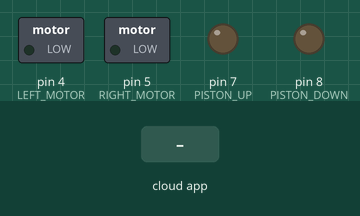
This sketch was run on a simulated Arduino Uno, built with avr-gcc and run on an emulated ATmega328P. Parts: switched loads named in the sketch (green lamp = pin HIGH), output pins drawn as LEDs (lit = HIGH). The test bench sets the inputs (shaded band). The ROS host is connected and sends only what is stated.

Above: at 1.2 s.
1.3 s: the phone or cloud app sets motor_control to 10
At 1.8 s:
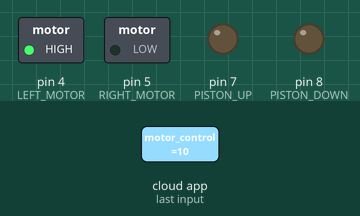
2.8 s: the phone or cloud app sets motor_control to 01
At 4.0 s:
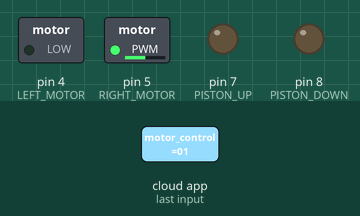
4.3 s: the phone or cloud app sets motor_control to 11
At 5.3 s:
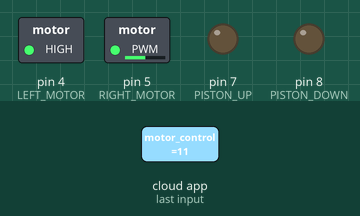
Timing chart, 0 to 7.3 s (numbered marks = the images above; inputs shaded):
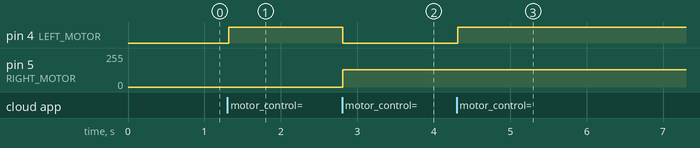

The sketch:

arduino_scripts.ino
```cpp
#include <ros.h>
#include <std_msgs/String.h>


#define LEFT_MOTOR 4  // Pin 4 (PWM)
#define RIGHT_MOTOR 5 // Pin 5 (PWM)
#define LEFT_POS 0 // left encoder
#define RIGHT_POS 0 // right encoder
#define DRILL 6 // Pin 6 (PWM)
#define PISTON_UP 7 // Pin 7 (PWM)
#define PISTON_DOWN 8 // Pin 8 (PWM)

// PWM values for different speeds
#define SPEED_STOP 0
#define SPEED_MID 128
#define SPEED_TOP 255


// Motor speed variables
int left_speed = SPEED_STOP;
int right_speed = SPEED_STOP;
int drill_speed = SPEED_STOP;
int piston_up_speed = SPEED_STOP;
int piston_down_speed = SPEED_STOP;


// Instructions
void motorCallback(const std_msgs::String& msg) {
    /*
    This callback will receive 2 integers as velocity control that
    can be only three values, 0,1,2. If not an integer or
    out of bounds, return 1.
    - 0 for stop.
    - 1 for mid.
    - 2 for top.
    - u for piston up
    - d for piston down
    - h for drill on
    - l for drill off
    */

    if (strcmp(msg.data, "10") == 0) {
      left_speed = SPEED_MID;
      right_speed = SPEED_STOP;
    } else if (strcmp(msg.data, "01") == 0) {
      right_speed = SPEED_MID;
      left_speed = SPEED_STOP;
    } else if (strcmp(msg.data, "11") == 0) {
      left_speed = SPEED_MID;
      right_speed = SPEED_MID;
    } else if (strcmp(msg.data, "00") == 0) {
      left_speed = SPEED_STOP;
      right_speed = SPEED_STOP;
    } else if (strcmp(msg.data, "20") == 0) {
      left_speed = SPEED_TOP;
      right_speed = SPEED_STOP;
    } else if (strcmp(msg.data, "21") == 0) {
      left_speed = SPEED_TOP;
      right_speed = SPEED_MID;
    } else if (strcmp(msg.data, "02") == 0) {
      left_speed = SPEED_STOP;
      right_speed = SPEED_TOP;
    } else if (strcmp(msg.data, "12") == 0) {
      left_speed = SPEED_MID;
      right_speed = SPEED_TOP;
    } else if (strcmp(msg.data, "u") == 0) {
      piston_up_speed = SPEED_TOP;
      piston_down_speed = SPEED_STOP;
    } else if (strcmp(msg.data, "d") == 0) {
      piston_up_speed = SPEED_STOP;
      piston_down_speed = SPEED_TOP;
    } else if (strcmp(msg.data, "s") == 0) {
      piston_up_speed = SPEED_STOP;
      piston_down_speed = SPEED_STOP;
    }
}

// ROS Node
ros::NodeHandle node_handle;
std_msgs::String motor_msg;
ros::Subscriber<std_msgs::String> motor_subscriber("motor_control", motorCallback);


void setup() {
  pinMode(LEFT_MOTOR, OUTPUT);
  pinMode(RIGHT_MOTOR, OUTPUT);
  pinMode(PISTON_UP, OUTPUT);
  pinMode(PISTON_DOWN, OUTPUT);

  node_handle.initNode();
  node_handle.subscribe(motor_subscriber);
}

void loop() {
  // Set motor speeds
  analogWrite(LEFT_MOTOR, left_speed);
  analogWrite(RIGHT_MOTOR, right_speed);
  analogWrite(PISTON_UP, piston_up_speed);
  analogWrite(PISTON_DOWN, piston_down_speed);

  node_handle.spinOnce();
  delay(10);
}
```

Measured:
- after the input at 1.3 s, pin 4 (LEFT_MOTOR): LOW → HIGH at once
- after the input at 2.8 s, pin 4 (LEFT_MOTOR): HIGH → LOW at once; pin 5 (RIGHT_MOTOR): 0/255 → 128/255 at once
- after the input at 4.3 s, pin 4 (LEFT_MOTOR): LOW → HIGH at once
